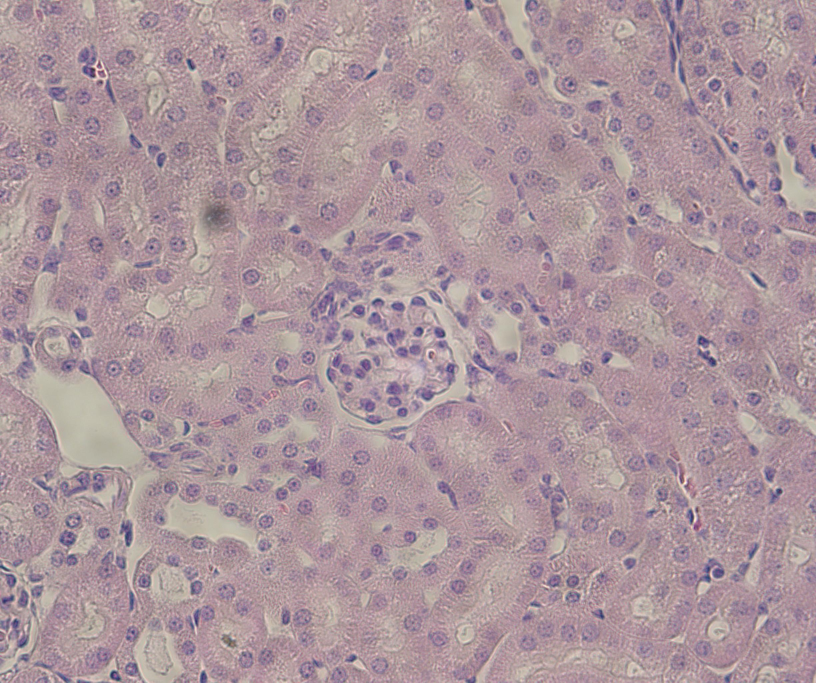
#> input picture data/Lauren_PreEclampsia_Data/test/images/T30/T30_Image1.jpg, 2448 x 2048 px (shown at 1/3 size)
$ python 1_load_data_for_segmentation_analysis_20250821113610.py
#> lines starting #> are read from the running program, lines starting #| are printed output that depends on the picture

import json
import os
import pickle
import shutil
from typing import List

import cv2
import numpy as np
from alive_progress import alive_bar, alive_it
from skimage.transform import resize


class Annotation:
    # [4 lines left out: function __init__, not called in this run]

    def __repr__(self):
        return f"Annotation(image_path={self.image_name}, annotations={self.rle_mask}, score={self.score})"

# my rle input stream class


class InputStream:
    def __init__(self, data):
        self.data = data
        self.i = 0

    # [11 lines left out: functions read, access_bit, not called in this run]


def bytes2bit(data):
    """ get bit string from bytes data"""
    return ''.join([str(access_bit(data, i)) for i in range(len(data) * 8)])


# [66 lines left out: functions rle_to_binary_mask, get_scores_from_annotations, find_image_path, not called in this run]


def load_annotations_from_json(json_file):
    with open(json_file, 'r') as f:
        annotations_data = json.load(f)

    annotations = []
    for entry in annotations_data:
        image_name = entry['file_upload']
        # print(image_name)
        image_name = image_name.split('-')[1]
        # print(image_path)

        image_rle_mask = []
        score = None
        for annotation in entry['annotations']:
            # Find 'rle' values
            rle_values = [result['value']['rle']
                          for result in annotation['result'] if 'rle' in result['value']]
            if rle_values:
                image_rle_mask.extend(rle_values[0])

            # Find 'choices' values and extract the score
            choices_values = [result['value']['choices']
                              for result in annotation['result'] if 'choices' in result['value']]
            if choices_values and score is None:
                score = float(choices_values[0][0])

        annotation = Annotation(image_name, image_rle_mask, score)
        annotations.append(annotation)
        # print(annotation.image_name, annotation.score)

    return annotations


# [19 lines left out: functions get_image_size, get_image_path_from_json, not called in this run]


def list_files(path):
    # Create an empty list to store file paths
    file_list = []

    # Walk the directory tree
    for root, dirs, files in os.walk(path):
        # Iterate over the files in the current directory
        for file in files:
            # Append the file path to the list
            file_list.append(os.path.join(root, file))

    # Return the list of file paths
    return file_list


def organize_data_into_subdirs(data_dir):
    """
    Sorts files in a directory by sample name and puts them in corresponding folders.

    Args:
    data_dir (str): path to directory containing the files to be sorted.

    Returns:
    files (list): list of paths to all files in data_dir
    all_samples (list): list of the names of the sample names of these files
    """
#> called with data_dir = 'data/preeclampsia_data/test'
    # List all files in data_dir
    file_list = os.listdir(data_dir)
    for file in file_list:
        # Check if it's a file (not a directory)
        if os.path.isfile(os.path.join(data_dir, file)):
            # Split the file name by '-' or '_' and get the sample name
            sample_name_temp = file.split('-')[0] if '-' in file else file.split('_')[0]
            sample_name = os.path.splitext(os.path.basename(sample_name_temp))[0]

            # Create a new directory for the sample if it doesn't exist
            sample_dir = os.path.join(data_dir, sample_name)
            if not os.path.exists(sample_dir):
                os.makedirs(sample_dir)

            # Move the file to the new directory
            file_path = os.path.join(data_dir, file)
            target_path = os.path.join(sample_dir, file)
            if not os.path.exists(target_path):
                shutil.move(file_path, target_path)
        else:
            print("Skipping. File(s) are already in the correct structure.")

    all_files = list_files(data_dir)
    all_sample_names_dict = {}
    # print(all_files)
    for file in all_files:

        # sample_name_temp = file.split('-')[0] if '-' in file else file.split('_')[0]
        sample_name = os.path.splitext(os.path.basename(file))[0]

        if sample_name not in all_sample_names_dict:
            all_sample_names_dict[sample_name] = ""
        all_sample_names_dict[sample_name] = file

    print("Done!")
    return all_files, all_sample_names_dict


# [35 lines left out: functions save_binary_masks_as_images, generate_binary_masks, not called in this run]


def check_sort_order(train_images, train_masks):

    # check if they are sorted in the same order
    if not arrays_sorted_same_order(train_images, train_masks):
        raise ValueError(
            "Images and masks arrays are not sorted in the same order!")

    # return all the arrays if sorted in the same order
    print("Images and masks are sorted in the correct order.")


def arrays_sorted_same_order(array1, array2):
    """
    Tests whether two arrays are sorted in the same order.

    Args:
        array1 (np.ndarray): First array to compare.
        array2 (np.ndarray): Second array to compare.

    Returns:
        bool: True if the arrays are sorted in the same order, False otherwise.
    """
    sort_idx_1 = np.argsort(array1)
    sort_idx_2 = np.argsort(array2)
    return np.array_equal(sort_idx_1, sort_idx_2)


def get_names_from_file_paths(paths):
    """Extract names from file paths

    Args:
        paths (list): list of file paths to be split
    """
    ids = [os.path.splitext(os.path.basename(path))[0] for path in paths]
    return ids


# [14 lines left out: function set_diff, not called in this run]


def create_train_val_test_lists(data_dir):
    """
    Creates lists of training, validation, and testing image-mask pairs based on the given directory structure.

    Args:
        data_dir (str): Path to the directory containing the "images" and "masks" subdirectories.

    Returns:
        Tuple: 3 lists containing (1) image file paths for training, (2) mask file paths for training,
            and (3) image file paths for testing (i.e., missing masks),
            and 2 dicts containing sample - file path mappings for training and testing images
    """

    train_images = []
    train_masks = []
    test_images = []
    train_data_ids = {}
    test_data_ids = {}

    directories = os.listdir(os.path.join(data_dir, 'images'))
    num_directories = len(directories)
    print("Collecting training and test data paths...")
    with alive_bar(num_directories) as bar:
        for i, sample_dir in enumerate(directories):
            if os.path.isdir(os.path.join(data_dir, 'images', sample_dir)):

                sample_image_dir = os.path.join(data_dir, 'images', sample_dir)
                sample_mask_dir = os.path.join(data_dir, 'masks', sample_dir)

                if os.path.isdir(sample_mask_dir):
                    for image_file in sorted(os.listdir(sample_image_dir)):
                        if image_file.endswith('.jpg'):
                            image_path = os.path.join(
                                sample_image_dir, image_file)
                            mask_file_name = os.path.splitext(os.path.basename(image_path))[
                                0] + "_mask.jpg"
                            mask_path = os.path.join(
                                sample_mask_dir, mask_file_name)
                            # print(image_path, mask_path)
                            sample_id = os.path.splitext(
                                os.path.basename(image_path))[0]

                            if os.path.isfile(mask_path):
                                train_images.append(image_path)
                                train_masks.append(mask_path)
                                # make a dictionary that maps these data to sample_id for later organizing
                                if sample_id not in train_data_ids:
                                    train_data_ids[sample_id] = {'image_path': "", 'mask_path': ""}
                                train_data_ids[sample_id]['image_path'] = image_path
                                train_data_ids[sample_id]['mask_path'] = mask_path
                            else:
                                # make a dictionary that maps these data to sample_id for later organizing
                                test_images.append(image_path)
                                if sample_id not in test_data_ids:
                                    test_data_ids[sample_id] = ""
                                test_data_ids[sample_id] = image_path
                else:
                    for image_file in os.listdir(sample_image_dir):
                        if image_file.endswith('.jpg'):

                            image_path = os.path.join(
                                sample_image_dir, image_file)
                            test_images.append(image_path)

                            sample_id = os.path.splitext(
                                os.path.basename(image_path))[0]
                            if sample_id not in test_data_ids:
                                test_data_ids[sample_id] = ""
                            test_data_ids[sample_id] = image_path
            bar()

    # [7 lines of commented-out code are left out]
    train_images = sorted(np.array(train_images))
    train_masks = sorted(np.array(train_masks))
    test_images = sorted(np.array(test_images))

    # sort the dictionaries
    train_data_dict = dict(sorted(train_data_ids.items()))
    test_data_dict = dict(sorted(test_data_ids.items()))

    # check the sort order
    check_sort_order(train_images, train_masks)

    # check the sort order with the dictionaries
    train_image_names = get_names_from_file_paths(train_images)
    test_image_names = get_names_from_file_paths(test_images)
    if arrays_sorted_same_order(list(train_data_dict.keys()), train_image_names):
        print('Training dictionary and train images are in the same order.')
    else:
        print(set_diff(train_data_dict.keys(), train_image_names))
        print(set_diff(train_image_names, train_data_dict.keys()))
        print(train_image_names)
        print(train_data_dict.keys())
        raise ValueError(
            "Training dictionary and train images are not sorted in the same order!")

    if arrays_sorted_same_order(list(test_data_dict.keys()), test_image_names):
        print('Testing dictionary and test images are in the same order.')
    else:
        print(set_diff(test_data_dict.keys(), test_image_names))
        print(set_diff(test_image_names, test_data_dict.keys()))
        print(test_image_names)
        print(test_data_dict.keys())
        raise ValueError(
            "Testing dictionary and test images are not sorted in the same order!")

    print("Done!")
    return train_images, train_masks, test_images, train_data_dict, test_data_dict


def preprocess_data_color(path, size):

    # Load the image and its dimensions
    img = np.array(cv2.imread(path))
    # color image, resized, expanded dims, scaled
    color_img = resize(img, output_shape=(size, size))
    # print(color_img.shape
    color_img = color_img / 255.

    return color_img


def preprocess_data_bw(path, size):

    # Load the image and its dimensions
#> called with size = 256
    img = np.array(cv2.imread(path))
#> img is the input picture: shape (2048, 2448, 3); mean B, G, R 157.5, 150.2, 171.8
    # bw image, resized, expanded dims, scaled
    bw_img = cv2.cvtColor(img, cv2.COLOR_BGR2GRAY)
    bw_img = resize(bw_img, output_shape=(size, size))
#> bw_img: shape (256, 256) float64
    bw_img = np.expand_dims(bw_img, axis=-1)
    # print(bw_img.shape)
    bw_img = bw_img / 255.
#> bw_img: shape (256, 256, 1) float64

    return bw_img


def generate_final_dataset(train_images_paths, train_masks_paths, test_images_paths, train_data_dict, test_data_dict, size, cache_dir, val_split=0.2):
    print("Processing all the data...")
    os.makedirs(cache_dir, exist_ok=True)

    # MASKS DON"T HAVE COLOR - REMOVE
    # ORGANIZE OUTPUT SO THIS IS LOGICAL
    # Check if cached data exists and load it
    cache_paths = [
        os.path.join(cache_dir, f"{name}.pickle")
        for name in ["train_images",  "train_images_color", "train_masks",
                     "val_images", "val_images_color", "val_masks",
                     "test_images", "test_images_color",
                     "train_data_dict", "test_data_dict"]
    ]
    cache_exists = all(os.path.exists(path) for path in cache_paths)
    if cache_exists:
        print("Loading data from cache...")
        with open(cache_paths[0], "rb") as f:
            train_images = pickle.load(f)
        with open(cache_paths[1], "rb") as f:
            train_images_color = pickle.load(f)
        with open(cache_paths[2], "rb") as f:
            train_masks = pickle.load(f)

        with open(cache_paths[3], "rb") as f:
            val_images = pickle.load(f)
        with open(cache_paths[4], "rb") as f:
            val_images_color = pickle.load(f)
        with open(cache_paths[5], "rb") as f:
            val_masks = pickle.load(f)

        with open(cache_paths[6], "rb") as f:
            test_images = pickle.load(f)
        with open(cache_paths[7], "rb") as f:
            test_images_color = pickle.load(f)

        with open(cache_paths[8], "rb") as f:
            train_data_dict = pickle.load(f)
        with open(cache_paths[9], "rb") as f:
            test_data_dict = pickle.load(f)

        print("Done!")
        return train_images, train_images_color, train_masks, val_images, val_images_color, val_masks, test_images, test_images_color, train_data_dict, test_data_dict

    # Otherwise, process the data

    # First, generate the training and validation split

    num_val = int(val_split * len(train_images_paths))
    print("Preprocessing training image (bw) data...")
    train_images_all = np.array([preprocess_data_bw(p, size) for p in alive_it(train_images_paths)])
    print("Preprocessing training image (color) data...")
    train_images_all_color = np.array([preprocess_data_color(p, size) for p in alive_it(train_images_paths)])

    print(f"Separating training and validation data using split percent: {val_split}")
    train_images = train_images_all[num_val:]
    val_images = train_images_all[:num_val]
    train_images_color = train_images_all_color[num_val:]
    val_images_color = train_images_all_color[:num_val]

    print("Preprocessing training/validation data...")
    train_masks_all = np.array([preprocess_data_bw(p, size) for p in alive_it(train_masks_paths)])

    train_masks = train_masks_all[num_val:]
    val_masks = train_masks_all[:num_val]

    # Then, save everything
    # train and val (black and white images) images
    with open(cache_paths[0], "wb") as f:
        pickle.dump(train_images, f)
    print(f"Train images done with shape: {train_images.shape}")

    # train images color
    with open(cache_paths[1], "wb") as f:
        pickle.dump(train_images_color, f)
    print(f"Train images (color) done with shape: {train_images_color.shape}")

    # train masks
    with open(cache_paths[2], "wb") as f:
        pickle.dump(train_masks, f)
    print(f"Train masks done with shape: {train_masks.shape}")

    # val images
    with open(cache_paths[3], "wb") as f:
        pickle.dump(val_images, f)
    print(f"Validation images done with shape: {val_images.shape}")

    # val images color
    with open(cache_paths[4], "wb") as f:
        pickle.dump(val_images_color, f)
    print(f"Validation images (color) done with shape: {val_images_color.shape}")

    # val masks
    with open(cache_paths[5], "wb") as f:
        pickle.dump(val_masks, f)
    print(f"Validation masks done with shape: {val_masks.shape}")

    # test images process
    print("Preprocessing testing (bw) image data...")
    test_images = np.array([preprocess_data_bw(p, size) for p in alive_it(test_images_paths)])
#> call 2 of preprocess_data_bw, with size = 256
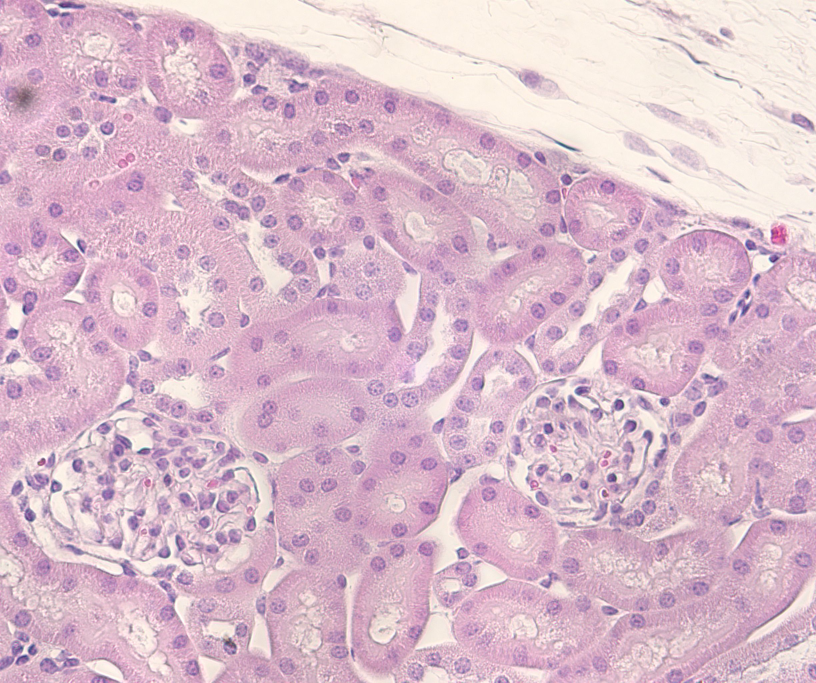
#> input picture data/Lauren_PreEclampsia_Data/test/images/T101/T101-1.jpg, 2448 x 2048 px (shown at 1/3 size)
#> in preprocess_data_bw, img is the input picture: shape (2048, 2448, 3); mean B, G, R 204.4, 188, 219
#> in preprocess_data_bw (call 2), `bw_img = cv2.cvtColor(img, cv2.COLOR_BGR2GRAY)`:
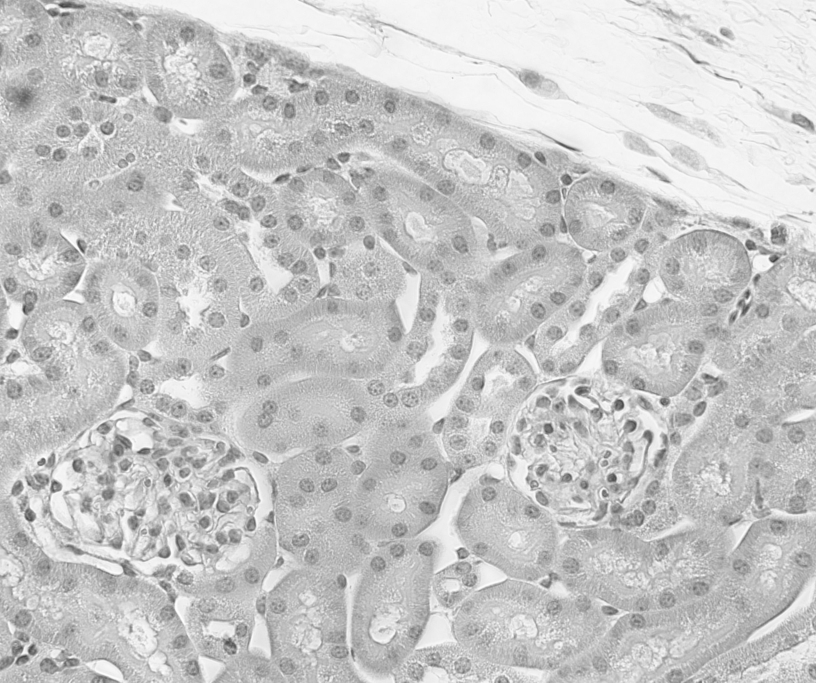
#> bw_img: shape (2048, 2448) (shown at 1/3 size); min 54, max 255, mean 199.2
#> in preprocess_data_bw (call 2), `bw_img = resize(bw_img, output_shape=(size, size))`:
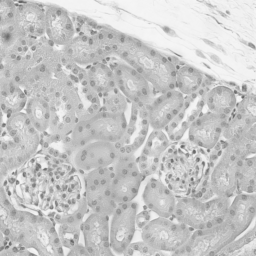
#> bw_img: shape (256, 256) float64; min 0.369, max 0.966, mean 0.781
#> in preprocess_data_bw (call 2), `bw_img = bw_img / 255.`:
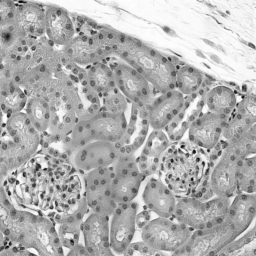
#> bw_img: shape (256, 256, 1) float64; min 0.00145, max 0.00379, mean 0.00306; drawn with min black and max white
    print("Preprocessing testing (color) image data...")
    test_images_color = np.array([preprocess_data_color(p, size) for p in alive_it(test_images_paths)])
#> in preprocess_data_color, `color_img = color_img / 255.`:
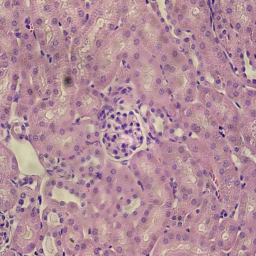
#> color_img: shape (256, 256, 3) float64; mean B, G, R 0.00242, 0.00231, 0.00264; drawn with min black and max white
#> call 2 of preprocess_data_color, with size = 256
#> in preprocess_data_color (call 2), `color_img = resize(img, output_shape=(size, size))`:
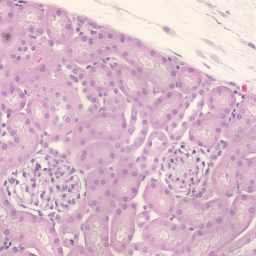
#> color_img: shape (256, 256, 3) float64; mean B, G, R 0.802, 0.737, 0.859
#> in preprocess_data_color (call 2), `color_img = color_img / 255.`:
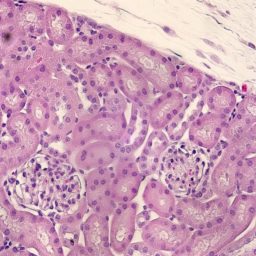
#> color_img: shape (256, 256, 3) float64; mean B, G, R 0.00314, 0.00289, 0.00337; drawn with min black and max white

    # test images
    with open(cache_paths[6], "wb") as f:
        pickle.dump(test_images, f)
    print(f"Test images done with shape: {test_images.shape}")
#| Test images done with shape: (4, 256, 256, 1)

    # test images color
    with open(cache_paths[7], "wb") as f:
        pickle.dump(test_images_color, f)
    print(f"Test images (color) done with shape: {test_images_color.shape}")
#| Test images (color) done with shape: (4, 256, 256, 3)

    # train data dict
    with open(cache_paths[8], "wb") as f:
        pickle.dump(train_data_dict, f)
    print(f"Ordered training dictionary done with length: {len(train_data_dict.items())}.")

    # test data dict
    with open(cache_paths[9], "wb") as f:
        pickle.dump(test_data_dict, f)
    print(f"Ordered testing dictionary done with length: {len(test_data_dict.items())}.")

    print("Done!")
    return train_images, train_images_color, train_masks, val_images, val_images_color, val_masks, test_images, test_images_color, train_data_dict, test_data_dict


top_data_directory = 'data/preeclampsia_data'
testing_data_top_dir = os.path.join(top_data_directory, 'test')
training_data_top_dir = os.path.join(top_data_directory, 'train')
cache_dir_path = os.path.join(top_data_directory, 'cache')

annotation_file = os.path.join(
    training_data_top_dir, '2023-04-10_annotations.json')
images_directory = os.path.join(training_data_top_dir, 'images')
masks_directory = os.path.join(training_data_top_dir, 'masks')

# this is how i trained the big model, so all must be resized to 256 x 256
square_size = 256

# generate the binary masks from the annotation file and raw image data
# generate_binary_masks(annotation_file=annotation_file,
#                       data_dir=training_data_top_dir)

# get real testing images
test_images_1_paths, test_data_dict_1 = organize_data_into_subdirs(
    data_dir=testing_data_top_dir)

# testing images here are all those that don't have a binary mask yet
train_images_paths, train_masks_paths, test_images_2_paths, train_data_dict, test_data_dict_2 = create_train_val_test_lists(data_dir=training_data_top_dir)

# combine the testing images
test_images_paths = np.concatenate((test_images_1_paths, test_images_2_paths))

# fix this, merge the two dictionaries
test_data_dict = dict(sorted({**test_data_dict_1, **test_data_dict_2}.items()))

generate_final_dataset(train_images_paths, train_masks_paths, test_images_paths, train_data_dict, test_data_dict, size=square_size, cache_dir=cache_dir_path)

# organize the scores at last
print('Writing scores-image mapping to cache dir...')
#> (the run stopped early here; a loop or call above may not have finished)
